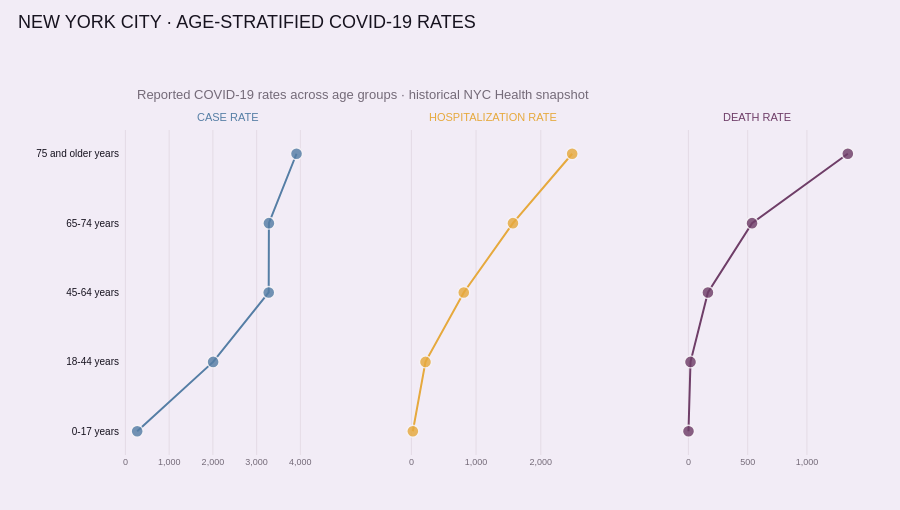

The cell this chart's notebook holds for it:
### Markdown cell above
### Patterns by age

The historical NYC Health snapshot also reported COVID-19 case,
hospitalization, and death rates across age groups.

The citywide aggregate is excluded from the comparison below so that the age
groups can be compared directly.

### Code cell
nyc_age_plot = (
    nyc_age[
        nyc_age["AGE_GROUP"] != "Citywide total"
    ]
    .copy()
)

# -------------------------------------------------------------------
# NYC age severity profile
# Three rate measures shown with a common age ordering.
# -------------------------------------------------------------------

age_order = [
    "0-17 years",
    "18-44 years",
    "45-64 years",
    "65-74 years",
    "75 and older years",
]

age_plot = (
    nyc_age_plot
    .set_index("AGE_GROUP")
    .reindex(age_order)
    .reset_index()
)

age_metrics = [
    {
        "metric": "COVID_CASE_RATE",
        "label": "CASE RATE",
        "color": "#557EA5",
    },
    {
        "metric": "HOSPITALIZED_CASE_RATE",
        "label": "HOSPITALIZATION RATE",
        "color": "#E6A93D",
    },
    {
        "metric": "DEATH_RATE",
        "label": "DEATH RATE",
        "color": "#6F3E68",
    },
]

fig = make_subplots(
    rows=1,
    cols=3,
    horizontal_spacing=0.11,
)


for col, signal in enumerate(age_metrics, start=1):

    metric = signal["metric"]
    color = signal["color"]

    fig.add_trace(
        go.Scatter(
            x=age_plot[metric],
            y=age_plot["AGE_GROUP"],

            mode="lines+markers",

            line=dict(
                color=color,
                width=2,
            ),

            marker=dict(
                size=12,
                color=color,
                opacity=0.82,
                line=dict(
                    color=PALETTE["paper"],
                    width=1.4,
                ),
            ),

            customdata=age_plot[
                ["AGE_GROUP"]
            ].values,

            hovertemplate=(
                "<b>%{customdata[0]}</b><br>"
                "Reported rate: %{x:,.2f}"
                "<extra></extra>"
            ),

            showlegend=False,
        ),
        row=1,
        col=col,
    )


fig.update_layout(
    title=dict(
        text="NEW YORK CITY · AGE-STRATIFIED COVID-19 RATES",
        x=0.02,
        xanchor="left",
        y=0.97,
        yanchor="top",

        font=dict(
            family="Arial",
            size=18,
            color=PALETTE["ink"],
        ),
    ),

    paper_bgcolor=PALETTE["panel_lilac"],
    plot_bgcolor=PALETTE["panel_lilac"],

    height=510,

    margin=dict(
        l=120,
        r=35,
        t=130,
        b=55,
    ),

    font=dict(
        family="Arial",
        color=PALETTE["ink"],
    ),
)


fig.add_annotation(
    text=(
        "Reported COVID-19 rates across age groups · "
        "historical NYC Health snapshot"
    ),

    x=0.02,
    y=1.08,

    xref="paper",
    yref="paper",

    xanchor="left",
    yanchor="bottom",

    showarrow=False,

    font=dict(
        family="Arial",
        size=13,
        color=PALETTE["muted"],
    ),
)


# Panel headings
for x, signal in zip(
    [0.145, 0.50, 0.855],
    age_metrics,
):

    fig.add_annotation(
        text=signal["label"],

        x=x,
        y=1.015,

        xref="paper",
        yref="paper",

        xanchor="center",
        yanchor="bottom",

        showarrow=False,

        font=dict(
            family="Arial",
            size=11,
            color=signal["color"],
        ),
    )


fig.update_xaxes(
    title="",

    showgrid=True,
    gridcolor=PALETTE["grid"],
    gridwidth=0.7,

    zeroline=False,

    tickformat=",",

    tickfont=dict(
        size=9,
        color=PALETTE["muted"],
    ),
)


fig.update_yaxes(
    title="",

    showgrid=False,

    tickfont=dict(
        size=10,
        color=PALETTE["ink"],
    ),
)


# Only the first panel needs the age labels
fig.update_yaxes(
    showticklabels=False,
    row=1,
    col=2,
)

fig.update_yaxes(
    showticklabels=False,
    row=1,
    col=3,
)


fig.show()

### Figure 1 — Plotly figure (JSON) as saved in the notebook; plotly's stock layout.template omitted (floating-point values rounded to 4 significant figures)
{"data": [{"customdata": [["0-17 years"], ["18-44 years"], ["45-64 years"], ["65-74 years"], ["75 and older years"]], "hovertemplate": "<b>%{customdata[0]}</b><br>Reported rate: %{x:,.2f}<extra></extra>", "line": {"color": "#557EA5", "width": 2}, "marker": {"color": "#557EA5", "line": {"color": "#F7F4F7", "width": 1.4}, "opacity": 0.82, "size": 12}, "mode": "lines+markers", "showlegend": false, "type": "scatter", "x": [269.0, 2005.0, 3276.0, 3281.0, 3912.0], "xaxis": "x", "y": ["0-17 years", "18-44 years", "45-64 years", "65-74 years", "75 and older years"], "yaxis": "y"}, {"customdata": [["0-17 years"], ["18-44 years"], ["45-64 years"], ["65-74 years"], ["75 and older years"]], "hovertemplate": "<b>%{customdata[0]}</b><br>Reported rate: %{x:,.2f}<extra></extra>", "line": {"color": "#E6A93D", "width": 2}, "marker": {"color": "#E6A93D", "line": {"color": "#F7F4F7", "width": 1.4}, "opacity": 0.82, "size": 12}, "mode": "lines+markers", "showlegend": false, "type": "scatter", "x": [22.06, 217.8, 809.5, 1570.0, 2485.0], "xaxis": "x2", "y": ["0-17 years", "18-44 years", "45-64 years", "65-74 years", "75 and older years"], "yaxis": "y2"}, {"customdata": [["0-17 years"], ["18-44 years"], ["45-64 years"], ["65-74 years"], ["75 and older years"]], "hovertemplate": "<b>%{customdata[0]}</b><br>Reported rate: %{x:,.2f}<extra></extra>", "line": {"color": "#6F3E68", "width": 2}, "marker": {"color": "#6F3E68", "line": {"color": "#F7F4F7", "width": 1.4}, "opacity": 0.82, "size": 12}, "mode": "lines+markers", "showlegend": false, "type": "scatter", "x": [0.58, 17.69, 164.5, 536.8, 1345.0], "xaxis": "x3", "y": ["0-17 years", "18-44 years", "45-64 years", "65-74 years", "75 and older years"], "yaxis": "y3"}], "layout": {"annotations": [{"font": {"color": "#746A78", "family": "Arial", "size": 13}, "showarrow": false, "text": "Reported COVID-19 rates across age groups · historical NYC Health snapshot", "x": 0.02, "xanchor": "left", "xref": "paper", "y": 1.08, "yanchor": "bottom", "yref": "paper"}, {"font": {"color": "#557EA5", "family": "Arial", "size": 11}, "showarrow": false, "text": "CASE RATE", "x": 0.145, "xanchor": "center", "xref": "paper", "y": 1.015, "yanchor": "bottom", "yref": "paper"}, {"font": {"color": "#E6A93D", "family": "Arial", "size": 11}, "showarrow": false, "text": "HOSPITALIZATION RATE", "x": 0.5, "xanchor": "center", "xref": "paper", "y": 1.015, "yanchor": "bottom", "yref": "paper"}, {"font": {"color": "#6F3E68", "family": "Arial", "size": 11}, "showarrow": false, "text": "DEATH RATE", "x": 0.855, "xanchor": "center", "xref": "paper", "y": 1.015, "yanchor": "bottom", "yref": "paper"}], "font": {"color": "#17131F", "family": "Arial"}, "height": 510, "margin": {"b": 55, "l": 120, "r": 35, "t": 130}, "paper_bgcolor": "#F2ECF6", "plot_bgcolor": "#F2ECF6", "title": {"font": {"color": "#17131F", "family": "Arial", "size": 18}, "text": "NEW YORK CITY · AGE-STRATIFIED COVID-19 RATES", "x": 0.02, "xanchor": "left", "y": 0.97, "yanchor": "top"}, "xaxis": {"anchor": "y", "domain": [0, 0.26], "gridcolor": "#DED5DF", "gridwidth": 0.7, "showgrid": true, "tickfont": {"color": "#746A78", "size": 9}, "tickformat": ",", "title": {"text": ""}, "zeroline": false}, "xaxis2": {"anchor": "y2", "domain": [0.37, 0.63], "gridcolor": "#DED5DF", "gridwidth": 0.7, "showgrid": true, "tickfont": {"color": "#746A78", "size": 9}, "tickformat": ",", "title": {"text": ""}, "zeroline": false}, "xaxis3": {"anchor": "y3", "domain": [0.74, 1], "gridcolor": "#DED5DF", "gridwidth": 0.7, "showgrid": true, "tickfont": {"color": "#746A78", "size": 9}, "tickformat": ",", "title": {"text": ""}, "zeroline": false}, "yaxis": {"anchor": "x", "domain": [0, 1], "showgrid": false, "tickfont": {"color": "#17131F", "size": 10}, "title": {"text": ""}}, "yaxis2": {"anchor": "x2", "domain": [0, 1], "showgrid": false, "showticklabels": false, "tickfont": {"color": "#17131F", "size": 10}, "title": {"text": ""}}, "yaxis3": {"anchor": "x3", "domain": [0, 1], "showgrid": false, "showticklabels": false, "tickfont": {"color": "#17131F", "size": 10}, "title": {"text": ""}}}}
